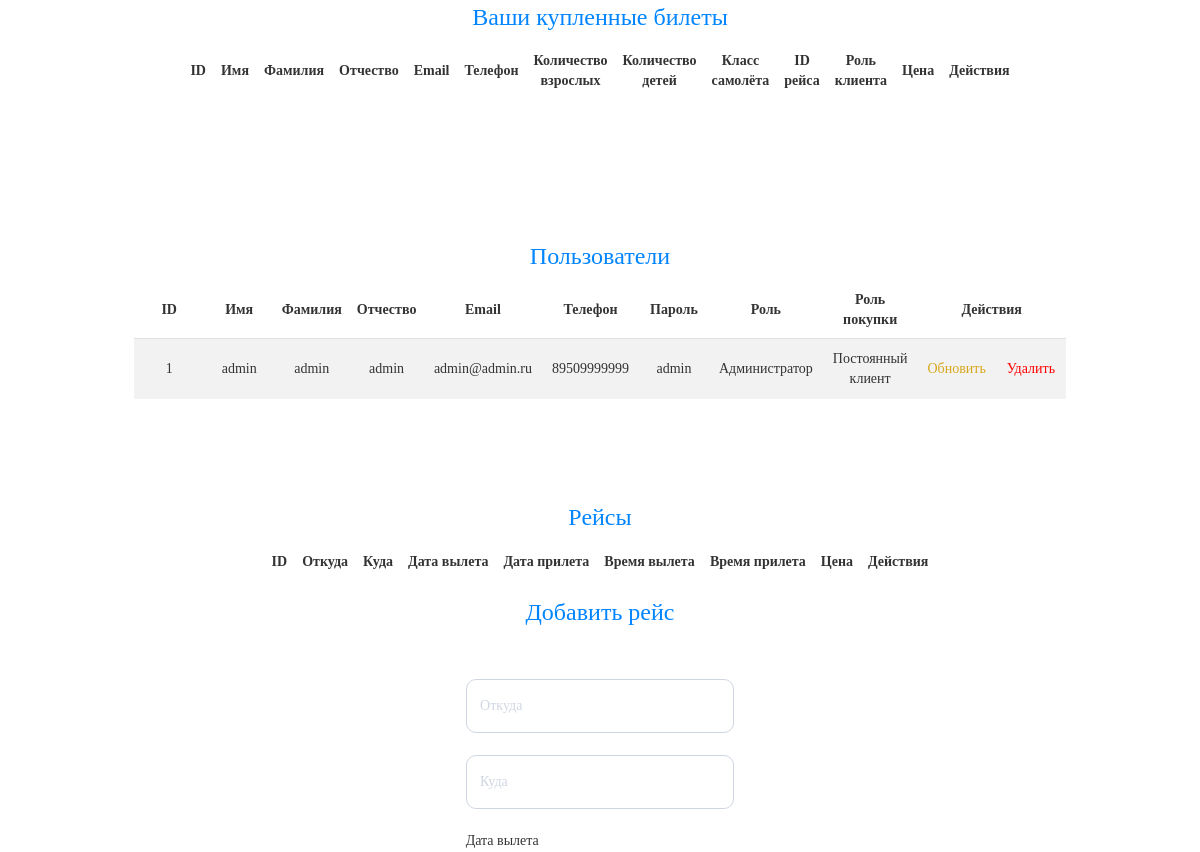
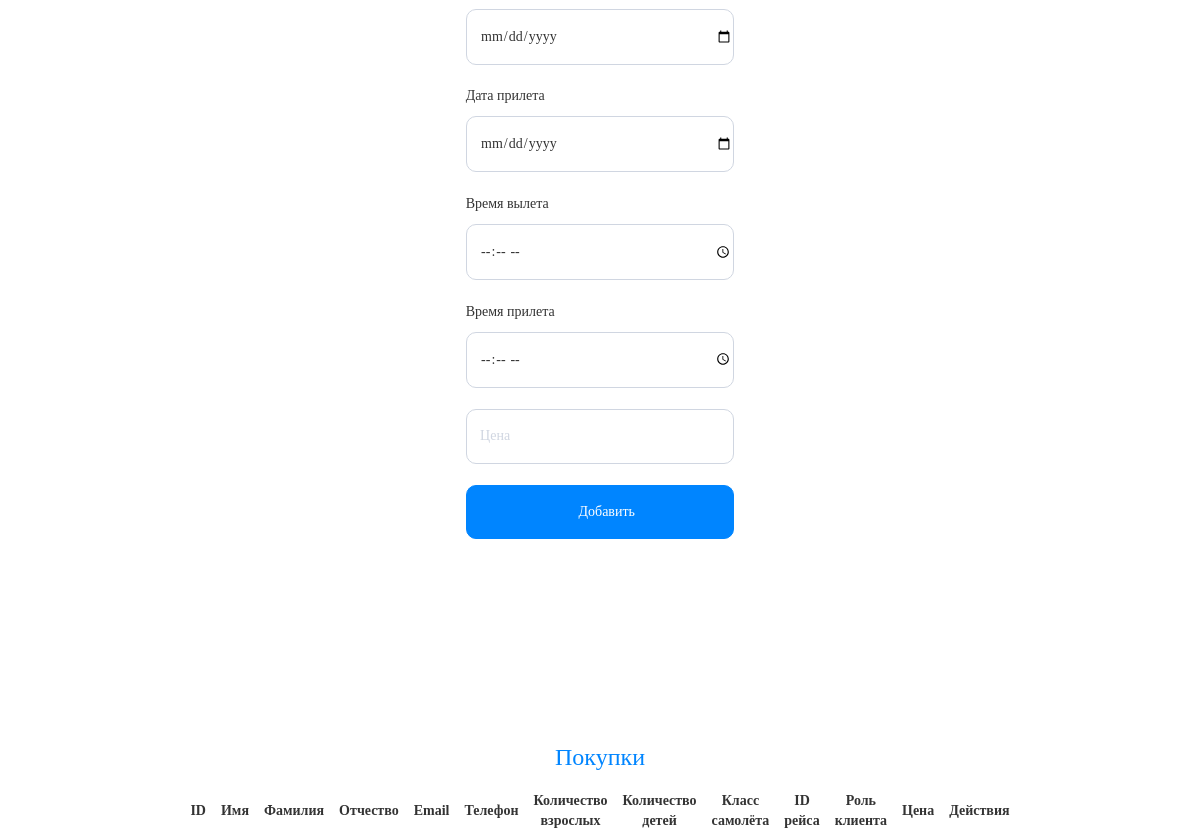
The page /pages/lk_admin.php (lower part) on the database as committed earlier (2 pictures, top to bottom).
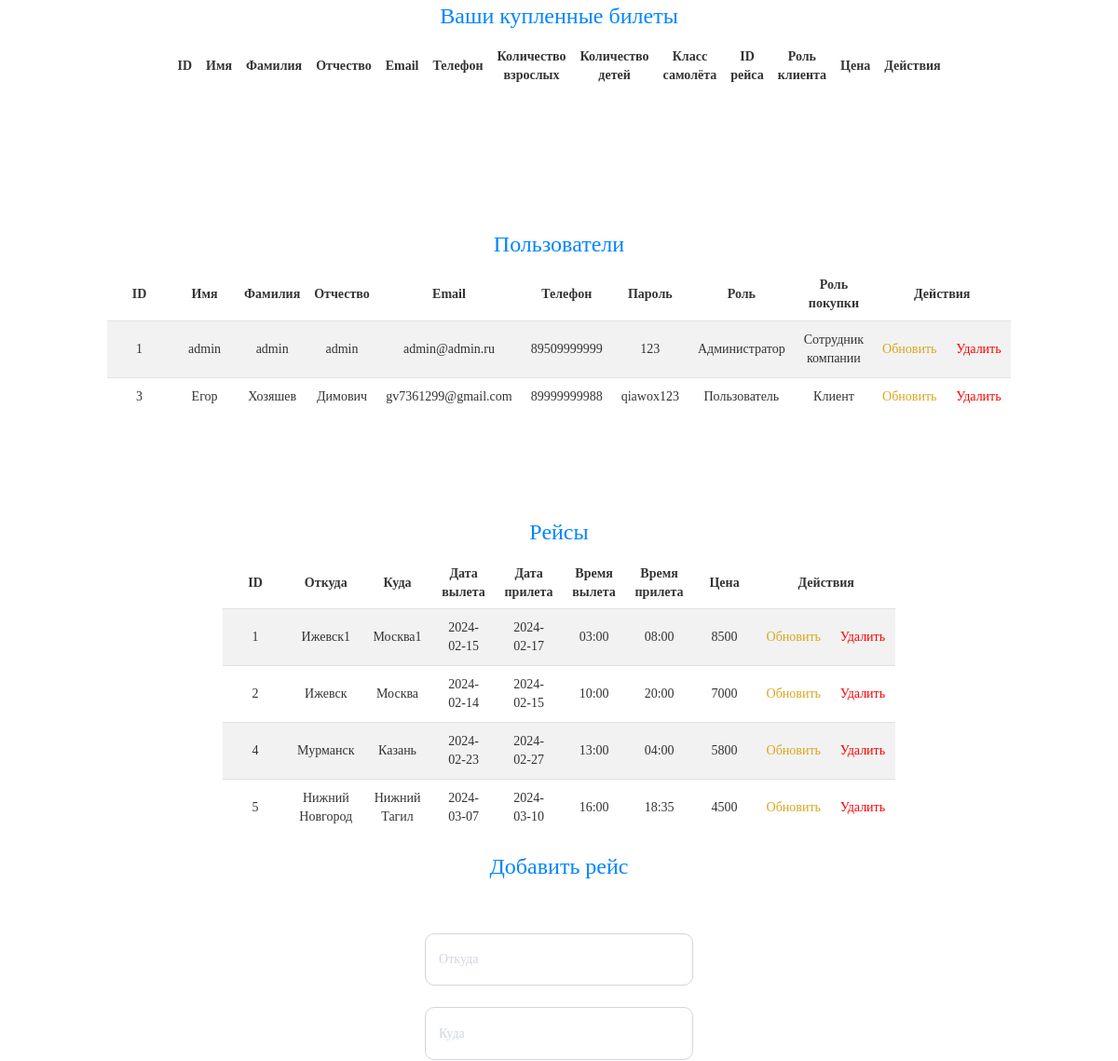
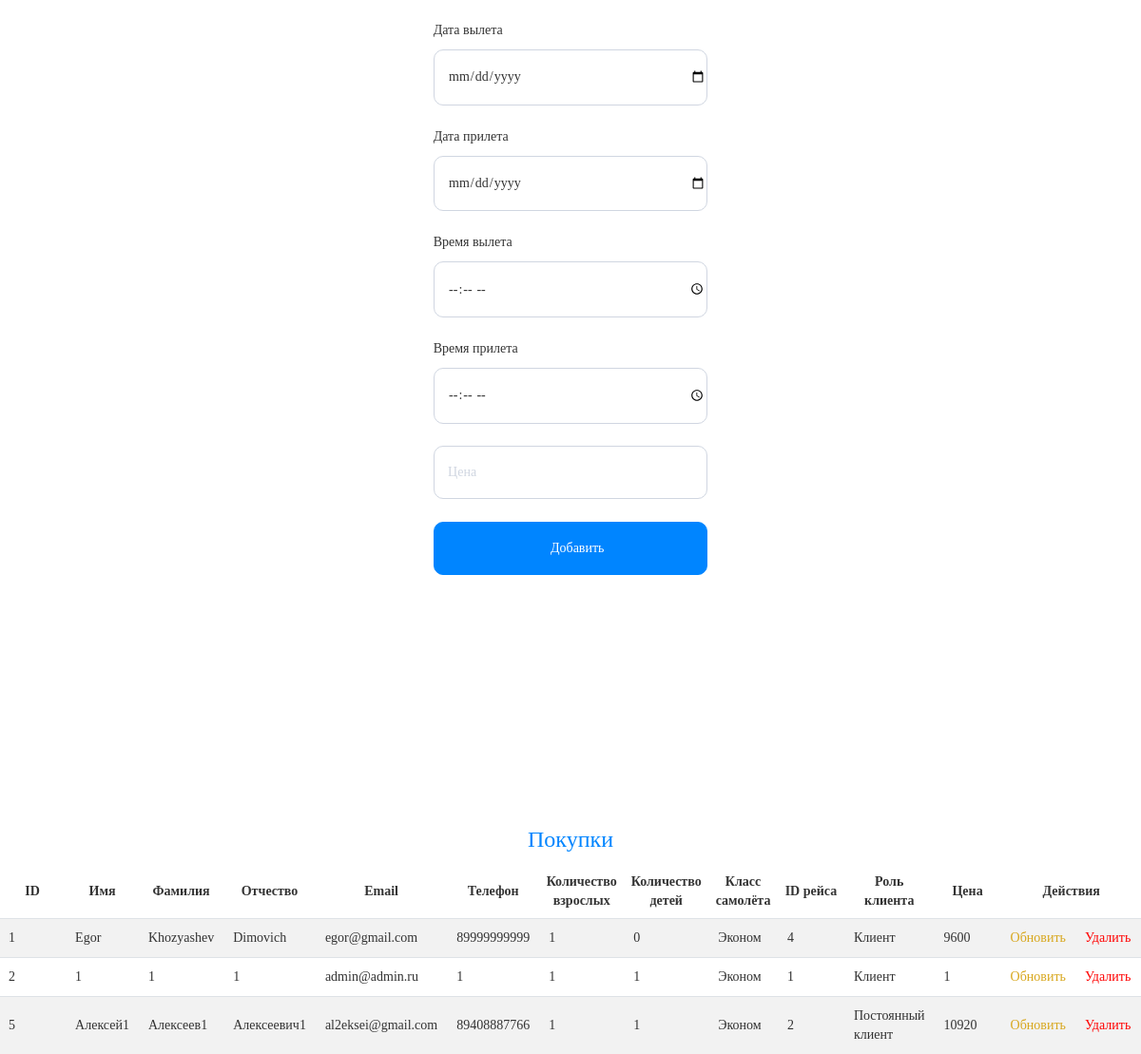
The same page on the database as committed later (2 pictures, top to bottom).
### tables this page shows
CREATE TABLE `users` (
  `id` int NOT NULL,
  `first_name` varchar(100) NOT NULL,
  `last_name` varchar(100) NOT NULL,
  `patronymic` varchar(100) NOT NULL,
  `email` varchar(100) NOT NULL,
  `password` varchar(100) NOT NULL,
  `phone` varchar(100) NOT NULL,
  `role` int NOT NULL DEFAULT '1',
  `role_sales` int NOT NULL DEFAULT '1'
);

CREATE TABLE `flights` (
  `id` int NOT NULL,
  `whence` varchar(100) NOT NULL,
  `wheres` varchar(100) NOT NULL,
  `ddate` date NOT NULL,
  `adate` date NOT NULL,
  `etime` text NOT NULL,
  `atime` text NOT NULL,
  `price` int NOT NULL
);

CREATE TABLE `sales` (
  `id` int NOT NULL,
  `first_name` varchar(100) NOT NULL,
  `last_name` varchar(100) NOT NULL,
  `patronymic` varchar(100) NOT NULL,
  `email` varchar(100) NOT NULL,
  `phone` varchar(100) NOT NULL,
  `adult` int NOT NULL,
  `children` int NOT NULL,
  `class` int NOT NULL,
  `id_flights` int NOT NULL,
  `role_sales_id` int NOT NULL,
  `price` int NOT NULL
);

### pages/lk_admin.php (the view, shortened to what this page needs)
<?php
include_once '../db/db.php';
?>
<!DOCTYPE html>
<html lang="en">
<head>
    <link rel="stylesheet" href="../styles/styles.css">
    <link rel="stylesheet" href="https://maxcdn.bootstrapcdn.com/bootstrap/3.4.0/css/bootstrap.min.css">
</head>
<body>
    <div class="main">
        <div class="buy_bil">
            <div class="private_data"><p>Ваши купленные билеты</p></div>
            <table>
                <tr>
                    <th>ID</th>
                    <th>Имя</th>
                    <th>Фамилия</th>
                    <th>Отчество</th>
                    <th>Email</th>
                    <th>Телефон</th>
                    <th>Количество взрослых</th>
                    <th>Количество детей</th>
                    <th>Класс самолёта</th>
                    <th>ID рейса</th>
                    <th>Роль клиента</th>
                    <th>Цена</th>
                    <th colspan="2">Действия</th>
                </tr>
            </table>
        </div>
        <div class="users">
            <div class="private_data"><p>Пользователи</p></div>
            <?php
            $str_out_users = "SELECT * FROM `users`";
            $run_out_users = mysqli_query($connect, $str_out_users);
            ?>
            <table>
                <tr>
                    <th>ID</th>
                    <th>Имя</th>
                    <th>Фамилия</th>
                    <th>Отчество</th>
                    <th>Email</th>
                    <th>Телефон</th>
                    <th>Пароль</th>
                    <th>Роль</th>
                    <th>Роль покупки</th>
                    <th colspan="2">Действия</th>
                </tr>
                <?php
                while ($users = mysqli_fetch_array($run_out_users)) {
                    switch ($users['role']) {
                        case '1':
                            $role = "Пользователь";
                            break;
                        case '2':
                            $role = "Администратор";
                            break;
                    }
                    switch ($users['role_sales']) {
                        case '1':
                            $role_sales = "Клиент";
                            break;
                        case '2':
                            $role_sales = "Постоянный клиент";
                            break;
                        case '3':
                            $role_sales = "Сотрудник компании";
                            break;
                    }
                    echo "<tr align='center' class='e-ever2'>
                            <td>$users[id]</td>
                            <td>$users[first_name]</td>
                            <td>$users[last_name]</td>
                            <td>$users[patronymic]</td>
                            <td>$users[email]</td>
                            <td>$users[phone]</td>
                            <td>$users[password]</td>
                            <td>$role</td>
                            <td>$role_sales</td>
                            <td><a href='update_users.php?edit=$users[id]' target='_blank' class='e-update'>Обновить</a></td>
                            <td><a href='?del=$users[id]' class='e-delete'>Удалить</a></td>
                        </tr>";
                }
                ?>
            </table>
        </div>
        <div class="flights">
            <div class="private_data"><p>Рейсы</p></div>
            <?php
            $str_out_flights = "SELECT * FROM `flights`";
            $run_out_flights = mysqli_query($connect, $str_out_flights);
            ?>
            <table>
                <tr>
                    <th>ID</th>
                    <th>Откуда</th>
                    <th>Куда</th>
                    <th>Дата вылета</th>
                    <th>Дата прилета</th>
                    <th>Время вылета</th>
                    <th>Время прилета</th>
                    <th>Цена</th>
                    <th colspan="2">Действия</th>
                </tr>
                <?php
                while($flights = mysqli_fetch_array($run_out_flights)){
                    echo "<tr align='center' class='e-ever2'>
                            <td>$flights[id]</td>
                            <td>$flights[whence]</td>
                            <td>$flights[wheres]</td>
                            <td>$flights[ddate]</td>
                            <td>$flights[adate]</td>
                            <td>$flights[etime]</td>
                            <td>$flights[atime]</td>
                            <td>$flights[price]</td>
                            <td><a href='update_flights.php?edit_flights=$flights[id]' target='_blank' class='e-update'>Обновить</a></td>
                            <td><a href='?del_flights=$flights[id]' class='e-delete'>Удалить</a></td>
                        </tr>";
                }
                ?>
            </table>
            <div class="auth-form">
                <h3 class="add_flights">Добавить рейс</h3>
                <form method="POST" class="add_flights_form">
                    <input type="text" placeholder="Откуда" name="whence">
                    <input type="text" placeholder="Куда" name="wheres">
                    <p>Дата вылета</p>
                    <input type="date" name="e-date">
                    <p>Дата прилета</p>
                    <input type="date" name="a-date">
                    <p>Время вылета</p>
                    <input type="time" name="e-time">
                    <p>Время прилета</p>
                    <input type="time" name="a-time">
                    <input type="text" placeholder="Цена" name="price">
                    <input type="submit" value="Добавить" name="add_flights">
                </form>
            </div>
        </div>
        <div class="sales">
            <div class="private_data"><p>Покупки</p></div>
            <?php
            $str_out_sales = "SELECT * FROM `sales`";
            $run_out_sales = mysqli_query($connect, $str_out_sales);
            ?>
            <table>
                <tr>
                    <th>ID</th>
                    <th>Имя</th>
                    <th>Фамилия</th>
                    <th>Отчество</th>
                    <th>Email</th>
                    <th>Телефон</th>
                    <th>Количество взрослых</th>
                    <th>Количество детей</th>
                    <th>Класс самолёта</th>
                    <th>ID рейса</th>
                    <th>Роль клиента</th>
                    <th>Цена</th>
                    <th colspan="2">Действия</th>
                </tr>
                <?php
                while ($sales = mysqli_fetch_array($run_out_sales)) {
                    switch ($sales['class']) {
                        case '1':
                            $class = "Эконом";
                            break;
                    }
                    switch ($sales['role_sales_id']) {
                        case '1':
                            $role_sales = "Клиент";
                            break;
                        case '2':
                            $role_sales = "Постоянный клиент";
                            break;
                    }
                    echo "<tr class='e-ever2'>
                            <td>$sales[id]</td>
                            <td>$sales[first_name]</td>
                            <td>$sales[last_name]</td>
                            <td>$sales[patronymic]</td>
                            <td>$sales[email]</td>
                            <td>$sales[phone]</td>
                            <td>$sales[adult]</td>
                            <td>$sales[children]</td>
                            <td>$class</td>
                            <td>$sales[id_flights]</td>
                            <td>$role_sales</td>
                            <td>$sales[price]</td>
                            <td><a href='update_sales.php?edit_sales=$sales[id]' target='_blank' class='e-update'>Обновить</a></td>
                            <td><a href='?del_sales=$sales[id]' class='e-delete'>Удалить</a></td>
                        </tr>";
                }
                ?>
            </table>
        </div>
    </div>
</body>
</html>

### styles/styles.css (style rules this page uses)
body { margin: 0px 0px 0px 0px; font-family: 'Century Gothic' }
a { text-decoration: none; color:white; }
* { margin: 0; padding: 0; box-sizing: border-box; font-family: 'Century Gothic'; }
.main { margin: 0 20%; display: flex; flex-direction: column; flex-wrap: wrap; align-content: center; justify-content: center; align-items: center; }
.auth-form { min-width: 40%; }
.auth-form form { display: flex; flex-direction: column; flex-wrap: wrap; align-items: flex-end; align-content: center; justify-content: center; }
.auth-form form input[type=email], .auth-form form input[type=text], .auth-form form input[type=password], .auth-form form input[type=number], .auth-form form input[type=submit], .auth-form form input[type=date], .auth-form form input[type=time] { min-width: 100%; padding-left: 5%; padding-bottom: 6%; padding-top: 6%; margin-bottom: 8%; border: 1px solid #D0D6E1; border-radius: 10px; }
.auth-form form input[type=submit] { background-color: #0085FF; color: #fff; font-size: 14px; border: 1px solid #0085FF; cursor: pointer; transition: 0.3s all; }
.private_data { font-size: 24px; color: #fff; }
.buy_bil .private_data { color: #0085FF!important; margin-top: 15%; text-align: center; }
.users .private_data { color: #0085FF!important; margin-top: 15%; text-align: center; }
.sales .private_data { color: #0085FF!important; margin-top: 15%; text-align: center; }
.flights .private_data { color: #0085FF!important; margin-top: 15%; text-align: center; }
.add_flights { color: #0085FF; text-align: center; }
.add_flights_form { display: flex; align-items: flex-start!important; max-width: 40%; margin: 8% auto; }
.add_flights_form input[type=date], .add_flights_form input[type=time] { min-width: 100%; margin-bottom: 5%; }
.e-ever2:nth-child(even) { background-color: rgba(0, 0, 0, 0.05); }
th { padding: 0.75rem!important; text-align: center!important; }
td { min-width: 70px; height: 100%; padding: 1rem!important; border-top: 1px solid #dee2e6; }
td > a { text-decoration: none!important; }
.e-update { color: #d8a71d; transition: 0.3s all; }
.e-delete { color: #ff0000; transition: 0.3s all; }
table { border-spacing: 0px 0px; width: 100%; }

Rows that differ between the two databases and show on the page:
changed users "admin": password "admin" → "123"; role_sales "Постоянный клиент" → "Сотрудник компании"
added users: id "3", first_name "Егор", last_name "Хозяшев", patronymic "Димович", email "gv7361299@gmail.com", phone "89999999988", password "qiawox123", role "Пользователь", role_sales "Клиент"
added flights: id "1", whence "Ижевск1", wheres "Москва1", ddate "2024-02-15", adate "2024-02-17", etime "03:00", atime "08:00", price "8500"
added flights: id "2", whence "Ижевск", wheres "Москва", ddate "2024-02-14", adate "2024-02-15", etime "10:00", atime "20:00", price "7000"
added flights: id "4", whence "Мурманск", wheres "Казань", ddate "2024-02-23", adate "2024-02-27", etime "13:00", atime "04:00", price "5800"
added flights: id "5", whence "Нижний Новгород", wheres "Нижний Тагил", ddate "2024-03-07", adate "2024-03-10", etime "16:00", atime "18:35", price "4500"
added sales: id "1", first_name "Egor", last_name "Khozyashev", patronymic "Dimovich", email "egor@gmail.com", phone "89999999999", adult "1", children "0", class "Эконом", id_flights "4", role_sales "Клиент", price "9600"
added sales: id "2", first_name "1", last_name "1", patronymic "1", email "admin@admin.ru", phone "1", adult "1", children "1", class "Эконом", id_flights "1", role_sales "Клиент", price "1"
added sales: id "5", first_name "Алексей1", last_name "Алексеев1", patronymic "Алексеевич1", email "al2eksei@gmail.com", phone "89408887766", adult "1", children "1", class "Эконом", id_flights "2", role_sales "Постоянный клиент", price "10920"
